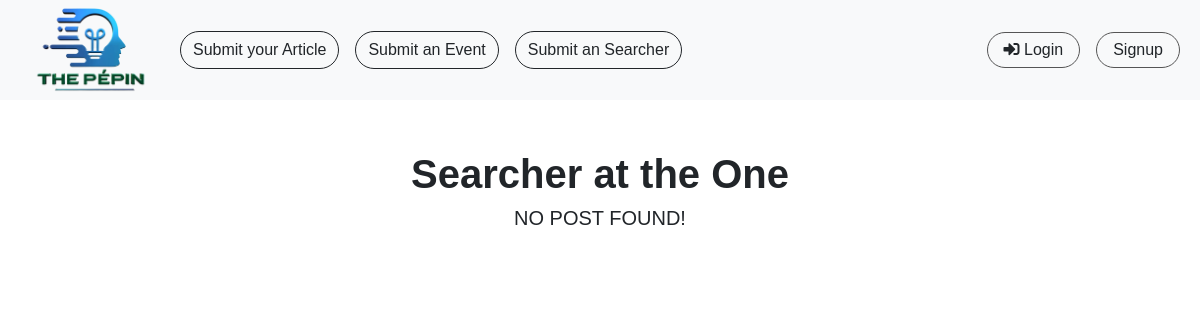
The page /searcher on the database as committed earlier.
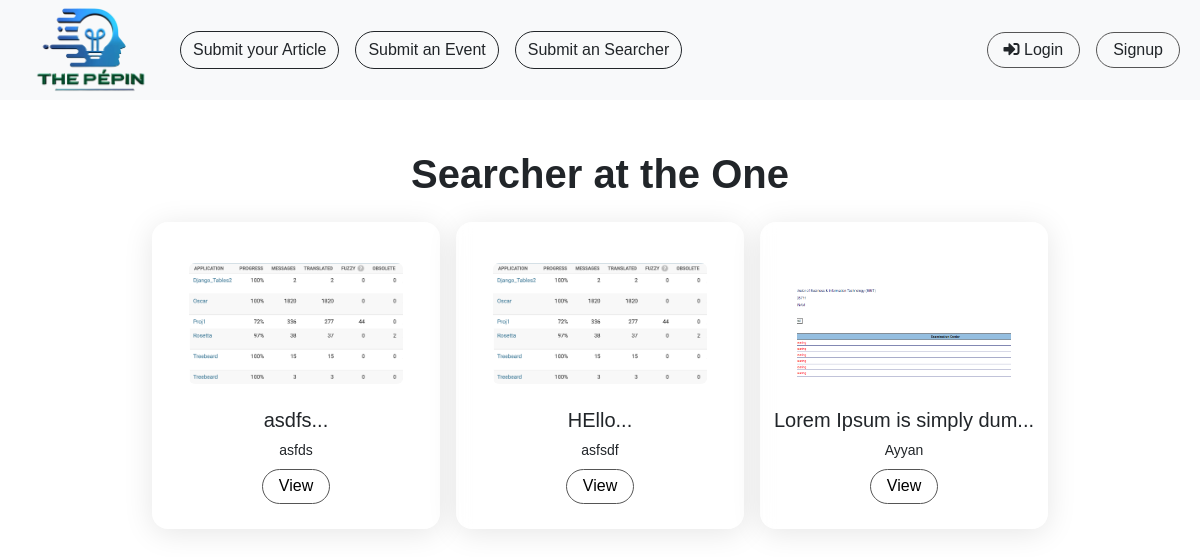
The same page on the database as committed later.
### base/models.py (models this page shows, shortened)
class Searcher(models.Model):
    user = models.ForeignKey(User, on_delete=models.CASCADE, null=False)
    title = models.CharField(max_length=255, null=False, blank=False)
    name_of_researcher = models.CharField(max_length=255, null=False, blank=False)
    uploaded_on = models.DateTimeField(auto_now_add=True)
    video_url = models.URLField(null=False, blank=False, default="https://www.youtube.com/", help_text="Please Upload your Video on Youtube and Paste Link here...")
    thumbnail = models.ImageField(upload_to="searcher_thumb", null=False, blank=False)

### base/views.py (the view)
# urls.py: path('searcher', views.searcher, name='searcher'),
def searcher(request):
    all_post = Searcher.objects.all()
    context = {
        "all_post":all_post,
    }
    return render(request, 'base/searcher.html', context)

### base/templatetags/customfilters.py (called while the page is built)
@register.filter
def to_embed(value):
    try:
        value = value.replace("/watch","/embed")
    except:
        value = value
    return value

### templates/base/searcher.html (shortened to what this page needs)
{% extends "base/base.html" %}
{% load static %}
{% load customfilters %}
{% block content %}
<div class="container my-5">
    <h1 class="text-center fw-bold">Searcher at the One</h1>
    <div class="d-flex justify-content-center align-items-stretch flex-wrap main__edu__section">
        {% if all_post %}
        {% for post in all_post %}
        <div class="cursor-pointer mx-2 no_underline card__edu_clu__main__single align-items-center text-center my-3 py-3" onclick="modal__opener(event)">
            {% if post.thumbnail %}
            <img class="w-75 rounded my-4" src="{{ post.thumbnail.url }}"
                style="aspect-ratio: 16/9; object-fit: cover;" alt="">
            {% endif %}
            <h5 class="text-dark">{{ post.title|slice:"0:25" }}...</h5>
            <small class="text-dark d-block">{{post.name_of_researcher}}</small>
            <button data-id="{{post.id}}" class="bttn my-2 video-btn" data-bs-toggle="modal" data-src="{{post.video_url}}" data-bs-target="#videoModal{{post.id}}">View</button>
        </div>
        {% endfor %}
        {% else %}
        <h5
            class="d-flex justify-content-center align-items-center main__menu__middle__btns pink__to__top__gradient text-dark">NO POST FOUND!</h5>
        {% endif %}
    </div>
</div>
{% endblock %}

Rows that differ between the two databases and show on the page:
added Searcher: thumbnail (picture), title "asdfs", name_of_researcher "asfds"
added Searcher: thumbnail (picture), title "HEllo", name_of_researcher "asfsdf"
added Searcher: thumbnail (picture), title "Lorem Ipsum is simply dum", name_of_researcher "Ayyan"
Other text that changed with them:
text no longer shown: "NO POST FOUND!"
